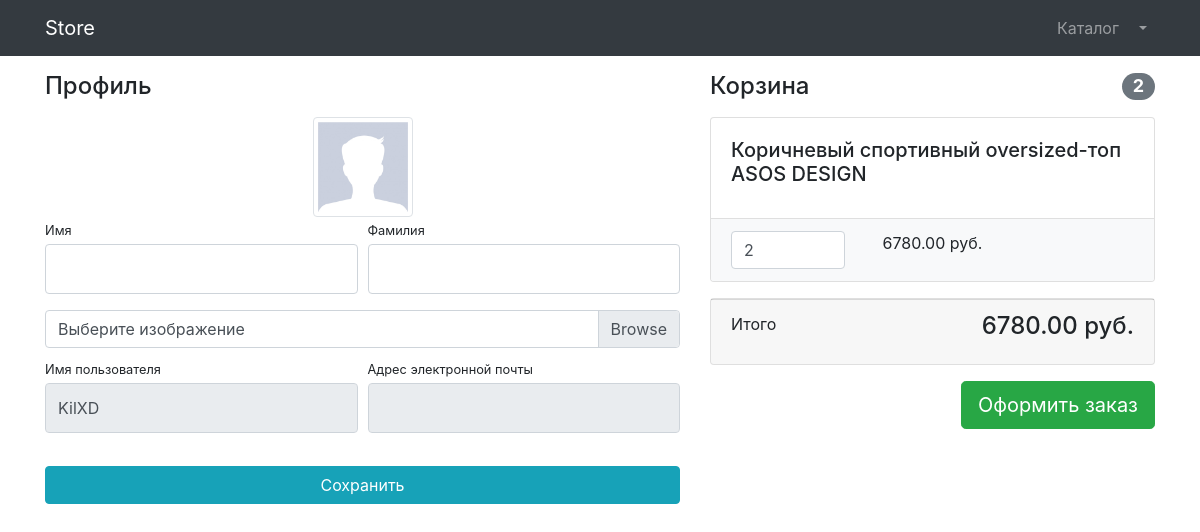
The page /users/profile/1/ (signed in) on the database its author committed.
### users/models.py (models this page shows)
class User(AbstractUser):
    image = models.ImageField(upload_to='userImages', null=True, blank=True)
    is_verified_email = models.BooleanField(default=False)

### product/models.py (models this page shows, shortened)
class Basket(models.Model):
    user = models.ForeignKey(to=User, on_delete=models.CASCADE)
    product = models.ForeignKey(to=Products, on_delete=models.CASCADE)
    quantity = models.PositiveSmallIntegerField(default=1)
    created_timetamp = models.DateTimeField(auto_now_add=True)
    objects = basketQRS.as_manager()
    def sum(self):
        return self.product.price * self.quantity

class Products(models.Model):
    name = models.CharField(max_length=256)
    descriptoin = models.TextField()
    price = models.DecimalField(max_digits=6, decimal_places=2)
    quantity = models.PositiveIntegerField(default=0)
    img = models.ImageField(upload_to='ProductsImages')
    category = models.ForeignKey(to=ProductCategories, on_delete=models.CASCADE)
    class Meta:
        verbose_name = 'продукт'
        verbose_name_plural = 'продукты'

### users/views.py (the view, shortened to what this page needs)
# urls.py: path('profile/<int:pk>/', login_required(UserProfileView.as_view()), name='profile'),
class UserProfileView(UpdateView):
    model = User
    form_class = UserProfileForm
    template_name = 'users/profile.html'
    def get_context_data(self, **kwargs):
        context =  super(UserProfileView, self).get_context_data()
        context['title'] = 'Store - Личный кабинет'
        context['baskets'] = Basket.objects.filter(user=self.object)
        return context

### users/forms.py
class UserProfileForm(UserChangeForm):
    first_name = forms.CharField(widget=forms.TextInput(attrs={'class': 'form-control py-4'}))
    last_name = forms.CharField(widget=forms.TextInput(attrs={'class': 'form-control py-4'}))
    username = forms.CharField(widget=forms.TextInput(attrs={'class': 'form-control py-4', 'readonly': True}))
    email = forms.CharField(widget=forms.EmailInput(attrs={'class': 'form-control py-4', 'readonly': True}))
    image = forms.ImageField(widget=forms.FileInput(attrs={'class': 'custom-file-input'}), required=False)
    class Meta:
        model = User
        fields = ('first_name', 'last_name', 'image', 'username', 'email')

### product/models.py (called while the page is built)
    def total_sum(self):
        return sum(basket.sum() for basket in self)

    def total_quantity(self):
        return sum(basket.quantity for basket in self)

### users/templates/users/profile.html (shortened to what this page needs)
{% extends 'products/base.html' %}
{% load static %}
{% block css %}
    <link href="{% static 'vendor/css/profile.css' %}" rel="stylesheet">
{% endblock %}
{% block content %}
    <div class="container">
    <div class="row">
        <div class="col-lg-7">
            <h4 class="mt-3 mb-3">Профиль</h4>
            <div class="col-lg-12 text-center">
                <img width="100" height="100"
                     src="{% if user.image %} {{ user.image.url }} {% else %} {% static 'vendor/img/users/default_avatar.jpg' %} {% endif %}"
                     class="img-thumbnail">
            </div>
            <form action="{% url 'users:profile' user.id %}" method="post" enctype="multipart/form-data">
                <div class="form-row">
                    <div class="col-lg-6">
                        <div class="form-group">
                            <label class="small mb-1" for="{{ form.first_name.id_for_label }}">Имя</label>
                            {{ form.first_name }}
                        </div>
                    </div>
                    <div class="col-lg-6">
                        <div class="form-group">
                            <label class="small mb-1" for="{{ form.last_name.id_for_label }}">Фамилия</label>
                            {{ form.last_name }}
                        </div>
                    </div>
                </div>
                <div class="form-row mb-2">
                    <div class="col-lg-12">
                        <div class="custom-file">
                            <label class="custom-file-label" for="{{ form.image.id_for_label }}">Выберите изображение</label>
                        </div>
                    </div>
                </div>
                <div class="form-row">
                    <div class="col-lg-6">
                        <label class="small mb-1" for="{{ form.username.id_for_label }}">Имя пользователя</label>
                        {{ form.username }}
                    </div>
                    <div class="col-lg-6">
                        <label class="small mb-1" for="{{ form.email.id_for_label }}">Адрес электронной
                            почты</label>
                        {{ form.email }}
                    </div>
                </div>
                <div class="form-row">
                    <div class="col-lg-12" style="margin-top: 33px;">
                        <input class="btn btn-info btn-block" type="submit" value="Сохранить">
                    </div>
                </div>
            </form>
        </div>
        <div class="col-lg-5">
            {% include "products/baskets.html" %}
        </div>
    </div>
</div>
{% endblock %}

### product/templates/products/baskets.html (shortened to what this page needs)
{% if baskets %}
    <h4 class="mt-3 mb-3 d-flex justify-content-between align-items-center mb-3">
                Корзина <span class="badge badge-secondary badge-pill">{{baskets.total_quantity}}</span>
    </h4>
    {% for basket in baskets %}
        <div class="card mb-3">
            <div class="card-body">
                <h5 class="card-title">{{ basket.product.name }}</h5>
            </div>
            <ul class="list-group list-group-flush">
                <li class="list-group-item bg-light">
                    <div class="row text-center">
                        <div class="col-lg-4">
                            <input name="basketID" type="number" class="form-control"
                                    value="{{ basket.quantity }}" min="0">
                        </div>
                        <div class="col-lg-4">{{basket.sum}} руб.</div>
                        <div class="col-lg-4">
                        </div>
                    </div>
                </li>
            </ul>
        </div>
    {% endfor %}
    <div class="card mb-3">
        <div class="card-footer">
            <p class="float-left">Итого</p>
            <h4 class="float-right">{{baskets.total_sum}} руб.</h4>
        </div>
    </div>
    <a class="btn btn-success btn-lg float-right" href="../orders/order-create.html">
        Оформить заказ
    </a>
{% else %}
<h4 class="mt-3 mb-3 text-center">
    Корзина пуста
</h4>
{% endif %}

### rows shown on the page
User: username "KilXD"
Basket: total_quantity "2", product.name "Коричневый спортивный oversized-топ ASOS DESIGN", basketID "2", sum "6780.00", total_sum "6780.00"
